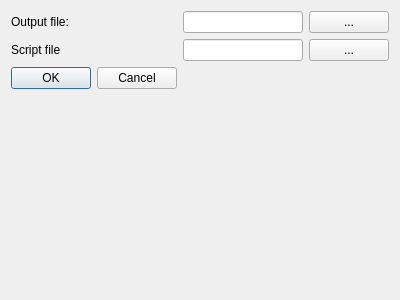
<?xml version="1.0" encoding="UTF-8"?>
<ui version="4.0">
 <class>PostProcess</class>
 <widget class="QDialog" name="PostProcess">
  <property name="geometry">
   <rect>
    <x>0</x>
    <y>0</y>
    <width>400</width>
    <height>300</height>
   </rect>
  </property>
  <property name="windowTitle">
   <string>Dialog</string>
  </property>
  <layout class="QFormLayout" name="formLayout">
   <item row="2" column="0">
    <widget class="QDialogButtonBox" name="buttonBox">
     <property name="orientation">
      <enum>Qt::Horizontal</enum>
     </property>
     <property name="standardButtons">
      <set>QDialogButtonBox::Cancel|QDialogButtonBox::Ok</set>
     </property>
    </widget>
   </item>
   <item row="0" column="0">
    <widget class="QLabel" name="label">
     <property name="text">
      <string>Output file:</string>
     </property>
    </widget>
   </item>
   <item row="0" column="1">
    <layout class="QHBoxLayout" name="horizontalLayout">
     <item>
      <widget class="QLineEdit" name="lineEdit"/>
     </item>
     <item>
      <widget class="QPushButton" name="pushButtonFile">
       <property name="text">
        <string>...</string>
       </property>
      </widget>
     </item>
    </layout>
   </item>
   <item row="1" column="0">
    <widget class="QLabel" name="label_2">
     <property name="text">
      <string>Script file</string>
     </property>
    </widget>
   </item>
   <item row="1" column="1">
    <layout class="QHBoxLayout" name="horizontalLayout_2">
     <item>
      <widget class="QLineEdit" name="lineEdit_2"/>
     </item>
     <item>
      <widget class="QPushButton" name="pushButtonScriptFile">
       <property name="text">
        <string>...</string>
       </property>
      </widget>
     </item>
    </layout>
   </item>
  </layout>
 </widget>
 <resources/>
 <connections>
  <connection>
   <sender>buttonBox</sender>
   <signal>accepted()</signal>
   <receiver>PostProcess</receiver>
   <slot>accept()</slot>
   <hints>
    <hint type="sourcelabel">
     <x>248</x>
     <y>254</y>
    </hint>
    <hint type="destinationlabel">
     <x>157</x>
     <y>274</y>
    </hint>
   </hints>
  </connection>
  <connection>
   <sender>buttonBox</sender>
   <signal>rejected()</signal>
   <receiver>PostProcess</receiver>
   <slot>reject()</slot>
   <hints>
    <hint type="sourcelabel">
     <x>316</x>
     <y>260</y>
    </hint>
    <hint type="destinationlabel">
     <x>286</x>
     <y>274</y>
    </hint>
   </hints>
  </connection>
 </connections>
</ui>
